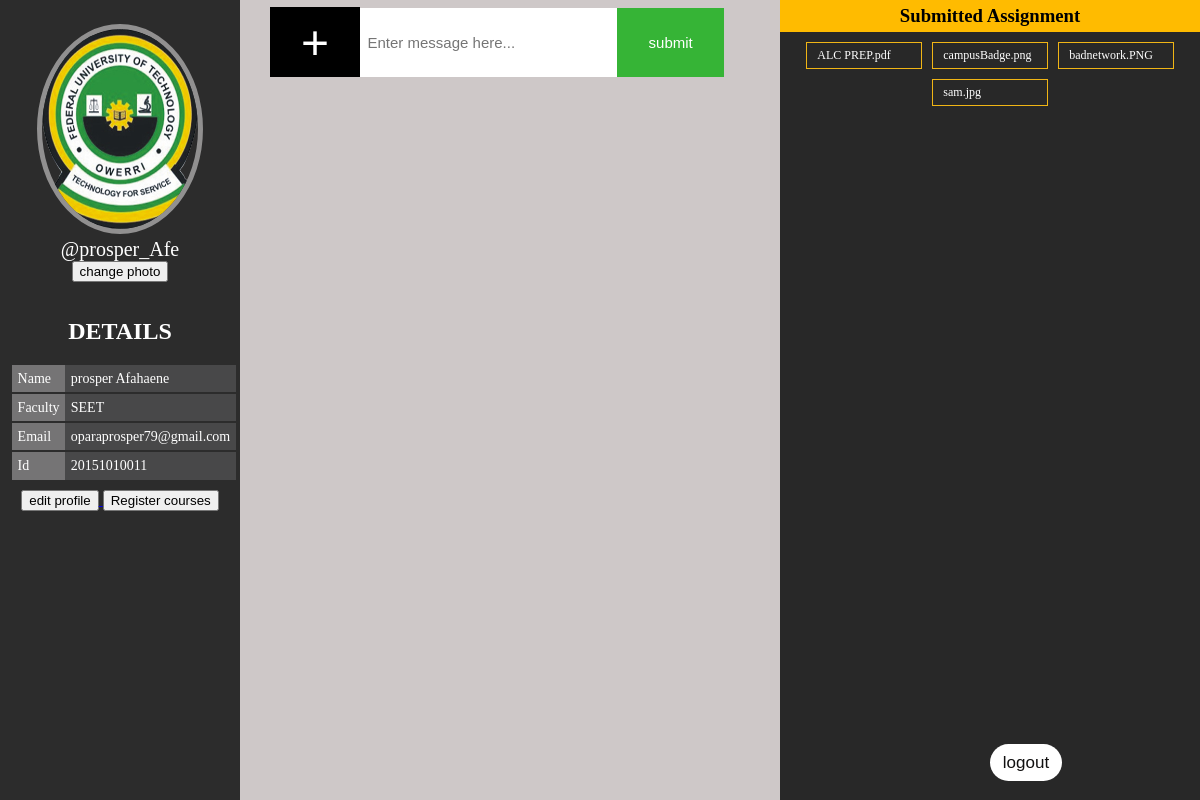
The app's page /dbConfig/dashboard.php (signed in), older data.
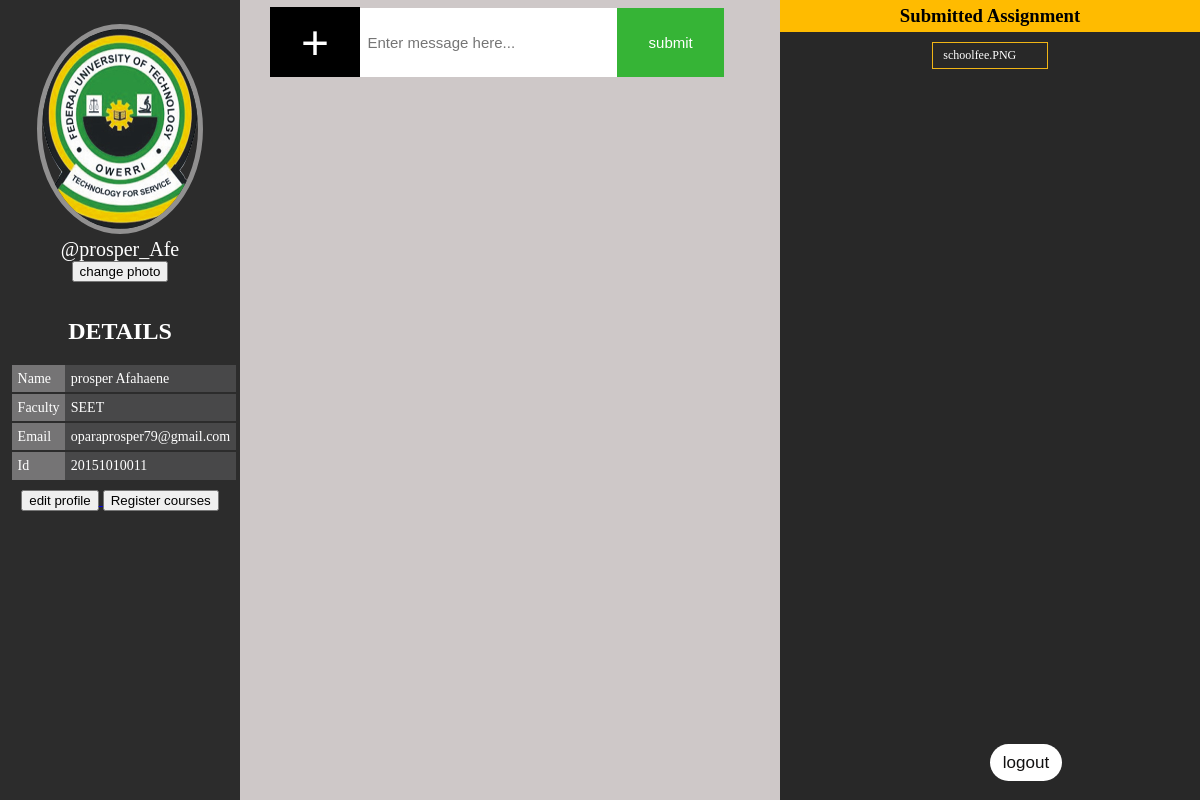
The same page, newer data.
### tables this page shows
CREATE TABLE `uploads` (
  `id` int(11) NOT NULL,
  `studentName` varchar(100) NOT NULL,
  `file_name` varchar(50) NOT NULL,
  `file_type` varchar(10) NOT NULL,
  `file_size` varchar(10) NOT NULL,
  `file_path` varchar(50) NOT NULL,
  `date` date NOT NULL
);

### dbConfig/dashboard.php (the view, shortened to what this page needs)
<?php
$Fname = $_SESSION["Fname"];
$Lname = $_SESSION["Lname"];
$id = $_SESSION["id"];
$school = $_SESSION["faculty"];
$username = $_SESSION["username"];
$email = $_SESSION["email"];
?>
<!DOCTYPE html>
<html lang="en">
<head>
    <link rel="stylesheet" href="../css/dashboard.css">
</head>
<body>
<header>
    <img src="../img/futo.png" alt="">
    <div id="detail"><?php echo"@$username" ?></div>
    <a href="#">
    <button id="edit_button">
        change photo
    </button>
    </a>
    <div id="user_details">
        <h2> Details</h2>
        <table>
            <tr>
                <td class="detail_item">Name</td>
                <td class="detail_input"><?php echo "$Fname $Lname"?></td>
            </tr>
            <tr>
                <td class="detail_item">Faculty</td>
                <td class="detail_input"><?php echo $school ?></td>
            </tr>
            <tr>
                <td class="detail_item">Email</td>
                <td class="detail_input"><?php echo $email ?></td>
            </tr>
            <tr>
                <td class="detail_item">id</td>
                <td class="detail_input"><?php echo $id ?></td>
            </tr>
        </table>
        <a href="editProfile.php">
        <button id="edit_button">
            edit profile
        </button>
        </a>
        <a href="coursereg.php">
            <button id="edit_button">
                Register courses
            </button>
        </a>
    </div>
</header>
<section id="submit_assignment">
    <div class="assignment_form">
        <button class="file" id="upload_button">+</button>
        <form id="assignment_form" class="assignment_form">
            <input  id="assignment_input" type="text" placeholder="Enter message here...">
            <input type="submit" value="submit" name="text_submit">
        </form>
    </div>
</section>
<aside>
    <h3 class="Reg_student">Submitted Assignment</h3>
    <div id="sub">
    <?php
    require 'db.php';
    $sql = " select * from uploads ";
    $prep = $conn ->prepare($sql);
    $prep->execute();
    $result = $prep ->fetchAll(PDO::FETCH_OBJ);
    $ib = '';
    foreach($result as $row){
        $ib .= '<div class="oubx">'
        . '<a href="'.$row->file_path.'" id="student_name" target="blank">' . $row->file_name . '</a>'
        . '</div>';
    }
    echo ( $ib );
    ?>
</div>
    <a href="logout.php">
        <button id="logout">logout</button>
    </a>
</aside>
</body>
</html>

Row changes from the older to the newer data that the page shows:
removed uploads: file_name "ALC PREP.pdf"
removed uploads: file_name "campusBadge.png"
removed uploads: file_name "badnetwork.PNG"
removed uploads: file_name "sam.jpg"
added uploads: file_name "schoolfee.PNG"
